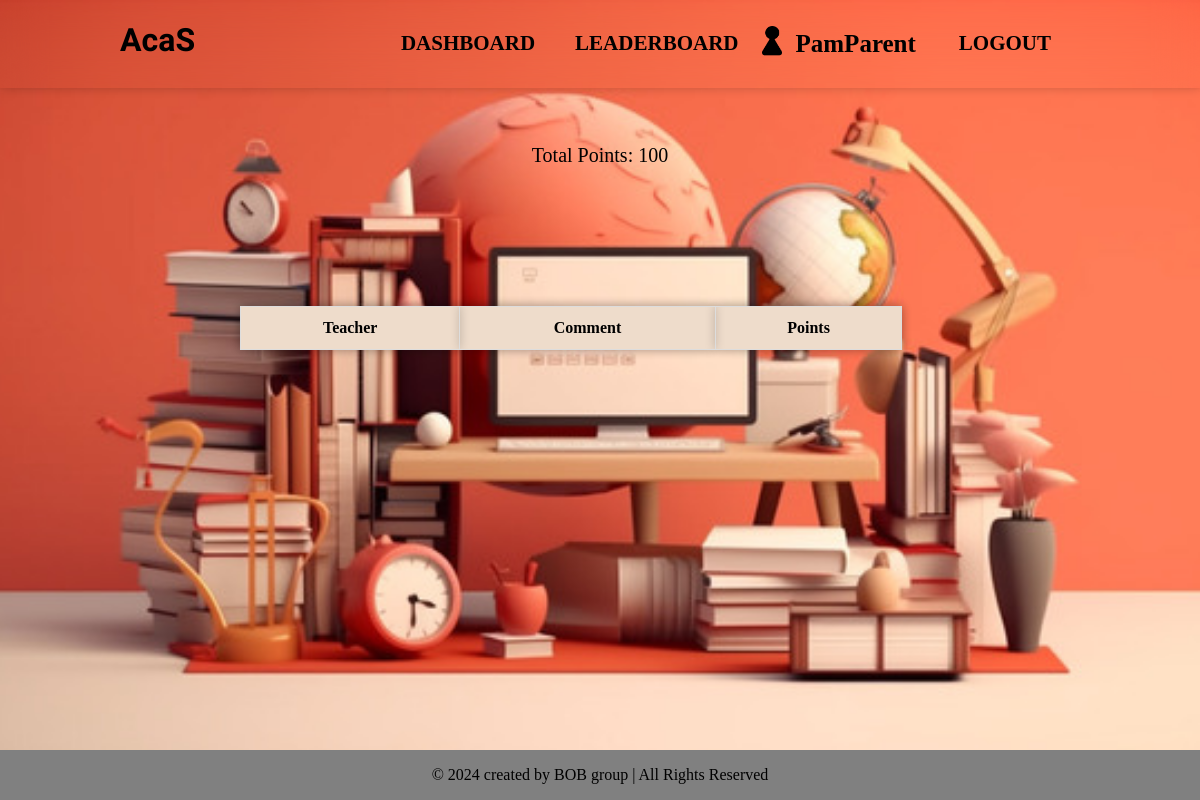
Before: /student/1/attendance (signed in) with the older database file.
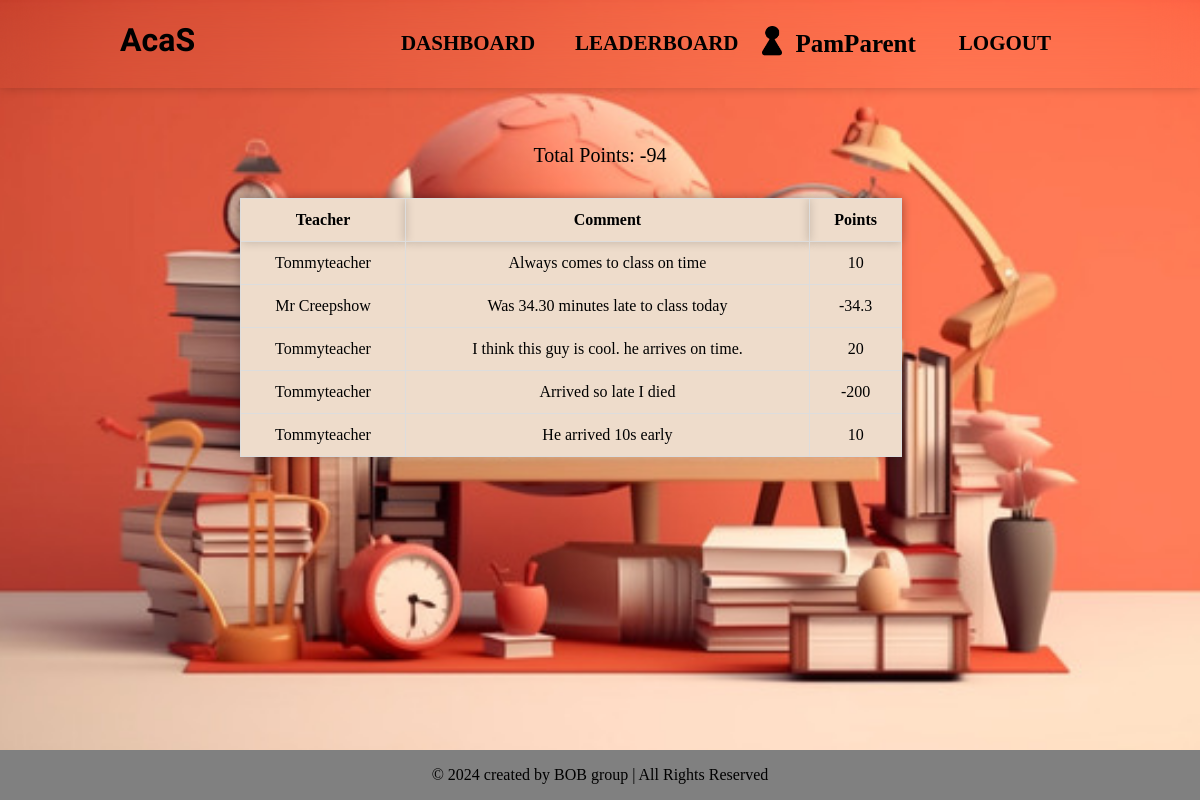
After: the same page with the newer database file.
### tables this page shows
CREATE TABLE teachers
(id INTEGER PRIMARY KEY, username TEXT, password TEXT, email varchar(255));

CREATE TABLE points
(id INTEGER PRIMARY KEY, studentid INTEGER NOT NULL,
teacherid INTEGER NOT NULL, comment TEXT, points INTEGER, pointsTo TEXT);

### app.py (the view, shortened to what this page needs)
@app.route("/student/<studentid>/attendance", methods=['GET', 'POST'])
def student_attendance(studentid):
    if ((ensureParent() and parentHasStudent(studentid)) or ensureStudent(studentid) or ensureTeacher()):
        if request.method == "GET":
            student = Student()
            attendance = student.get_points(studentid, "attendance")
            return render_template("attendance.html", title="Student attendance",  attendance=attendance, student_num = studentid)
    return "Unauthorized", 401

### app.py (called while the page is built)
def ensureParent(id = None):
    print(session.get("type"), session.get("userid"))
    if (id):
        return (session.get("type") == "parent") and (session.get("userid") == id)
    else:
        return (session.get("type") == "parent")

def parentHasStudent(studentid):
    return ParentHasStudent.hasStudent(session.get("userid"), studentid)

### controllers/parentHasStudent.py (called while the page is built)
    def hasStudent(parentid, studentid):
        conn = sqlite3.connect("school.db")
        cursor = conn.cursor()
        cursor.execute("SELECT studentid FROM parents WHERE id = " + "'" + parentid + "'")
        res = cursor.fetchall()
        conn.close()
        return str(res[0][0]) == studentid

### templates/attendance.html (shortened to what this page needs)
{% with title=title %}
    {% include "components/header.html" %}
{% endwith %}
<div>
    <div class="containerdd">
        <div class="Tpoints">
            <p>Total Points: {{ attendance.totalPoints}}</p>
        </div>
        <div class="teacher-info">
            <table>
                <tr>
                    <th>Teacher</th>
                    <th>Comment</th>
                    <th>Points</th>
                </tr>
                {% for i in range(attendance.comments|length) %}
                <tr>
                    <td>{{ attendance.teachers[i] }}</td>
                    <td>{{ attendance.comments[i] }}</td>
                    <td>{{ attendance.points[i] }}</td>
                </tr>
                {% endfor %}
            </table>
        </div>
    </div>
</div>
{% include "components/footer.html" %}
</body>
</html>

Changed rows visible on the page:
now on this page (row edited): teachers: username "Tommyteacher" "Tommyteacher" "Tommyteacher" "Tommyteacher"
added points: comment "Always comes to class on time"
now on this page (row edited): teachers: username "Mr Creepshow"
added points: comment "Was 34.30 minutes late to class today", points "-34.3"
added points: comment "I think this guy is cool. he arrives on time."
added points: comment "Arrived so late I died", points "-200"
added points: comment "He arrived 10s early"
Other visible differences:
{{ attendance.totalPoints }}: "100" → "-94"
new list line: "10"
new list line: "20"
